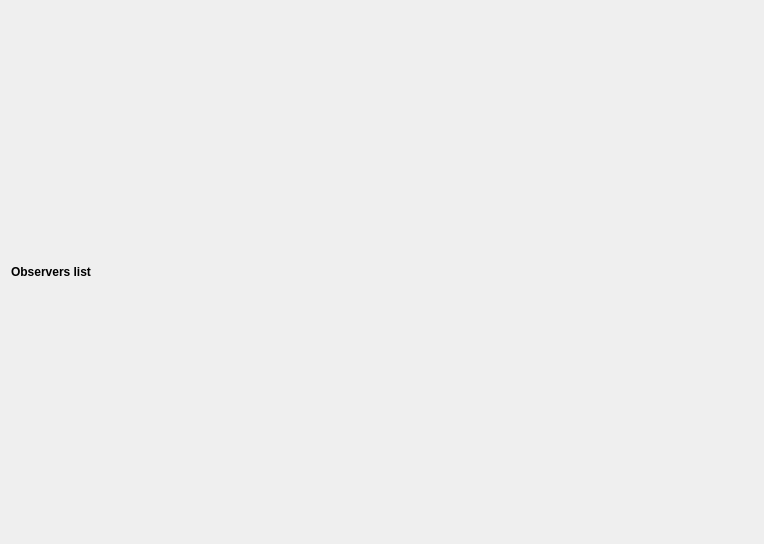
<?xml version="1.0" encoding="UTF-8"?>
<ui version="4.0">
 <class>MonitoringWidget</class>
 <widget class="QWidget" name="MonitoringWidget">
  <property name="geometry">
   <rect>
    <x>0</x>
    <y>0</y>
    <width>764</width>
    <height>544</height>
   </rect>
  </property>
  <property name="windowTitle">
   <string>Form</string>
  </property>
  <layout class="QVBoxLayout" name="verticalLayout" stretch="0">
   <property name="spacing">
    <number>12</number>
   </property>
   <item>
    <widget class="QLabel" name="WaresListLabel">
     <property name="sizePolicy">
      <sizepolicy hsizetype="Preferred" vsizetype="Maximum">
       <horstretch>0</horstretch>
       <verstretch>0</verstretch>
      </sizepolicy>
     </property>
     <property name="styleSheet">
      <string notr="true">font:bold;</string>
     </property>
     <property name="text">
      <string>Observers list</string>
     </property>
    </widget>
   </item>
  </layout>
 </widget>
 <resources/>
 <connections/>
</ui>
